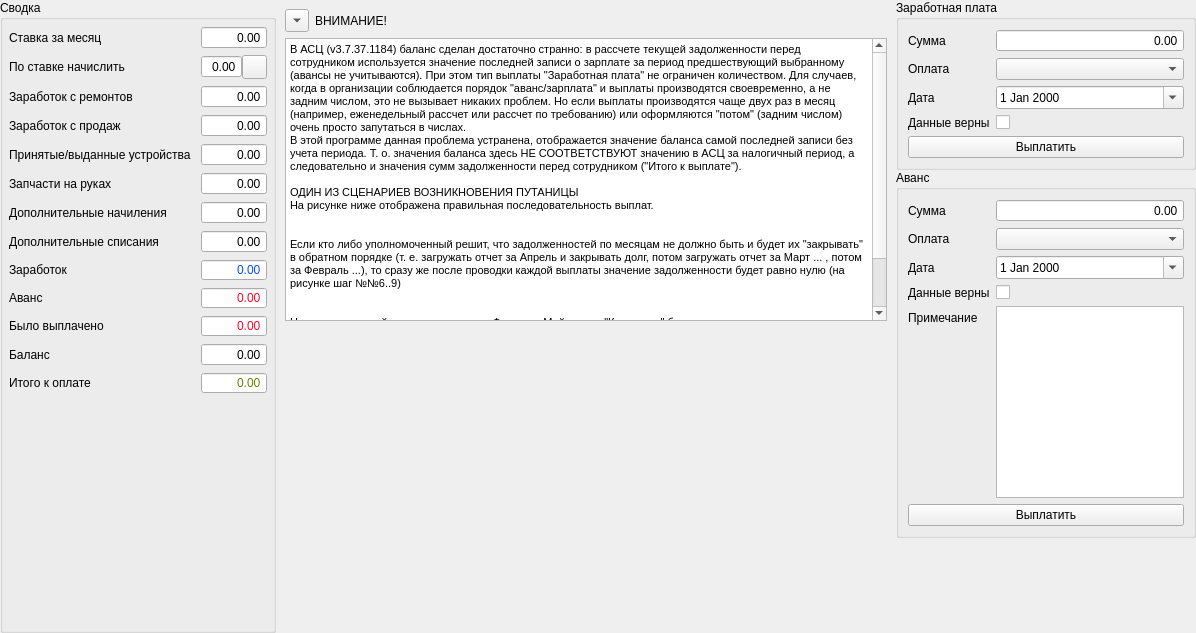
<?xml version="1.0" encoding="UTF-8"?>
<ui version="4.0">
 <class>SPageSalarySummary</class>
 <widget class="QWidget" name="SPageSalarySummary">
  <property name="geometry">
   <rect>
    <x>0</x>
    <y>0</y>
    <width>1196</width>
    <height>633</height>
   </rect>
  </property>
  <property name="windowTitle">
   <string>Form</string>
  </property>
  <layout class="QGridLayout" name="gridLayout_4" columnstretch="0,0,0,0" columnminimumwidth="0,600,0,0">
   <property name="leftMargin">
    <number>0</number>
   </property>
   <property name="topMargin">
    <number>0</number>
   </property>
   <property name="rightMargin">
    <number>0</number>
   </property>
   <property name="bottomMargin">
    <number>0</number>
   </property>
   <property name="spacing">
    <number>0</number>
   </property>
   <item row="0" column="0">
    <widget class="QGroupBox" name="groupBoxSummary">
     <property name="minimumSize">
      <size>
       <width>0</width>
       <height>0</height>
      </size>
     </property>
     <property name="title">
      <string>Сводка</string>
     </property>
     <layout class="QGridLayout" name="gridLayout_3">
      <property name="leftMargin">
       <number>6</number>
      </property>
      <property name="topMargin">
       <number>6</number>
      </property>
      <property name="rightMargin">
       <number>6</number>
      </property>
      <property name="bottomMargin">
       <number>0</number>
      </property>
      <property name="spacing">
       <number>0</number>
      </property>
      <item row="0" column="0">
       <layout class="QFormLayout" name="formLayout">
        <property name="horizontalSpacing">
         <number>10</number>
        </property>
        <property name="verticalSpacing">
         <number>6</number>
        </property>
        <item row="0" column="0">
         <widget class="QLabel" name="labelSummaryMonthRate">
          <property name="text">
           <string>Ставка за месяц</string>
          </property>
         </widget>
        </item>
        <item row="0" column="1">
         <widget class="SDoubleSpinBox" name="doubleSpinBoxSummaryMonthRate">
          <property name="alignment">
           <set>Qt::AlignRight|Qt::AlignTrailing|Qt::AlignVCenter</set>
          </property>
          <property name="readOnly">
           <bool>true</bool>
          </property>
          <property name="buttonSymbols">
           <enum>QAbstractSpinBox::NoButtons</enum>
          </property>
         </widget>
        </item>
        <item row="1" column="0">
         <widget class="QLabel" name="labelSummaryMonthCharge">
          <property name="text">
           <string>По ставке начислить</string>
          </property>
         </widget>
        </item>
        <item row="1" column="1">
         <layout class="QHBoxLayout" name="horizontalLayout">
          <property name="spacing">
           <number>0</number>
          </property>
          <item>
           <widget class="SDoubleSpinBox" name="doubleSpinBoxSummaryMonthCharge">
            <property name="alignment">
             <set>Qt::AlignRight|Qt::AlignTrailing|Qt::AlignVCenter</set>
            </property>
            <property name="buttonSymbols">
             <enum>QAbstractSpinBox::NoButtons</enum>
            </property>
           </widget>
          </item>
          <item>
           <widget class="QToolButton" name="toolButtonApplySummaryMonthCharge">
            <property name="text">
             <string/>
            </property>
            <property name="icon">
             <iconset resource="../../styles/styles.qrc">
              <normaloff>:/icons/light/1F5F8_32.png</normaloff>:/icons/light/1F5F8_32.png</iconset>
            </property>
            <property name="iconSize">
             <size>
              <width>17</width>
              <height>17</height>
             </size>
            </property>
           </widget>
          </item>
         </layout>
        </item>
        <item row="2" column="0">
         <widget class="QLabel" name="labelSummaryEarningsRepairs">
          <property name="text">
           <string>Заработок с ремонтов</string>
          </property>
         </widget>
        </item>
        <item row="2" column="1">
         <widget class="SDoubleSpinBox" name="doubleSpinBoxSummaryEarningsRepairs">
          <property name="alignment">
           <set>Qt::AlignRight|Qt::AlignTrailing|Qt::AlignVCenter</set>
          </property>
          <property name="readOnly">
           <bool>true</bool>
          </property>
          <property name="buttonSymbols">
           <enum>QAbstractSpinBox::NoButtons</enum>
          </property>
         </widget>
        </item>
        <item row="3" column="0">
         <widget class="QLabel" name="labelSummaryEarningsSales">
          <property name="text">
           <string>Заработок с продаж</string>
          </property>
         </widget>
        </item>
        <item row="3" column="1">
         <widget class="SDoubleSpinBox" name="doubleSpinBoxSummaryEarningsSales">
          <property name="alignment">
           <set>Qt::AlignRight|Qt::AlignTrailing|Qt::AlignVCenter</set>
          </property>
          <property name="readOnly">
           <bool>true</bool>
          </property>
          <property name="buttonSymbols">
           <enum>QAbstractSpinBox::NoButtons</enum>
          </property>
         </widget>
        </item>
        <item row="4" column="0">
         <widget class="QLabel" name="labelSummaryEarningsReceiptIssue">
          <property name="text">
           <string>Принятые/выданные устройства</string>
          </property>
         </widget>
        </item>
        <item row="4" column="1">
         <widget class="SDoubleSpinBox" name="doubleSpinBoxSummaryEarningsReceiptIssue">
          <property name="alignment">
           <set>Qt::AlignRight|Qt::AlignTrailing|Qt::AlignVCenter</set>
          </property>
          <property name="readOnly">
           <bool>true</bool>
          </property>
          <property name="buttonSymbols">
           <enum>QAbstractSpinBox::NoButtons</enum>
          </property>
         </widget>
        </item>
        <item row="5" column="0">
         <widget class="QLabel" name="labelSummaryItemsCost">
          <property name="text">
           <string>Запчасти на руках</string>
          </property>
         </widget>
        </item>
        <item row="5" column="1">
         <widget class="SDoubleSpinBox" name="doubleSpinBoxSummaryItemsCost">
          <property name="alignment">
           <set>Qt::AlignRight|Qt::AlignTrailing|Qt::AlignVCenter</set>
          </property>
          <property name="readOnly">
           <bool>true</bool>
          </property>
          <property name="buttonSymbols">
           <enum>QAbstractSpinBox::NoButtons</enum>
          </property>
         </widget>
        </item>
        <item row="6" column="0">
         <widget class="QLabel" name="labelExtraCharges">
          <property name="text">
           <string>Дополнительные начиления</string>
          </property>
         </widget>
        </item>
        <item row="6" column="1">
         <widget class="SDoubleSpinBox" name="doubleSpinBoxExtraCharges">
          <property name="alignment">
           <set>Qt::AlignRight|Qt::AlignTrailing|Qt::AlignVCenter</set>
          </property>
          <property name="readOnly">
           <bool>true</bool>
          </property>
          <property name="buttonSymbols">
           <enum>QAbstractSpinBox::NoButtons</enum>
          </property>
         </widget>
        </item>
        <item row="7" column="0">
         <widget class="QLabel" name="labelExtraChargesOff">
          <property name="text">
           <string>Дополнительные списания</string>
          </property>
         </widget>
        </item>
        <item row="7" column="1">
         <widget class="SDoubleSpinBox" name="doubleSpinBoxExtraChargesOff">
          <property name="styleSheet">
           <string notr="true"/>
          </property>
          <property name="alignment">
           <set>Qt::AlignRight|Qt::AlignTrailing|Qt::AlignVCenter</set>
          </property>
          <property name="readOnly">
           <bool>true</bool>
          </property>
          <property name="buttonSymbols">
           <enum>QAbstractSpinBox::NoButtons</enum>
          </property>
         </widget>
        </item>
        <item row="8" column="0">
         <widget class="QLabel" name="labelEarning">
          <property name="text">
           <string>Заработок</string>
          </property>
         </widget>
        </item>
        <item row="8" column="1">
         <widget class="SDoubleSpinBox" name="doubleSpinBoxEarning">
          <property name="styleSheet">
           <string notr="true">color: rgb(4, 78, 255);</string>
          </property>
          <property name="alignment">
           <set>Qt::AlignRight|Qt::AlignTrailing|Qt::AlignVCenter</set>
          </property>
          <property name="readOnly">
           <bool>true</bool>
          </property>
          <property name="buttonSymbols">
           <enum>QAbstractSpinBox::NoButtons</enum>
          </property>
         </widget>
        </item>
        <item row="9" column="0">
         <widget class="QLabel" name="labelSubsistence">
          <property name="text">
           <string>Аванс</string>
          </property>
         </widget>
        </item>
        <item row="9" column="1">
         <widget class="SDoubleSpinBox" name="doubleSpinBoxSubsistence">
          <property name="styleSheet">
           <string notr="true">color: rgb(255, 4, 37);</string>
          </property>
          <property name="alignment">
           <set>Qt::AlignRight|Qt::AlignTrailing|Qt::AlignVCenter</set>
          </property>
          <property name="readOnly">
           <bool>true</bool>
          </property>
          <property name="buttonSymbols">
           <enum>QAbstractSpinBox::NoButtons</enum>
          </property>
         </widget>
        </item>
        <item row="10" column="0">
         <widget class="QLabel" name="labelPayed">
          <property name="text">
           <string>Было выплачено</string>
          </property>
         </widget>
        </item>
        <item row="10" column="1">
         <widget class="SDoubleSpinBox" name="doubleSpinBoxPayed">
          <property name="styleSheet">
           <string notr="true">color: rgb(255, 4, 37);</string>
          </property>
          <property name="alignment">
           <set>Qt::AlignRight|Qt::AlignTrailing|Qt::AlignVCenter</set>
          </property>
          <property name="readOnly">
           <bool>true</bool>
          </property>
          <property name="buttonSymbols">
           <enum>QAbstractSpinBox::NoButtons</enum>
          </property>
         </widget>
        </item>
        <item row="11" column="0">
         <widget class="QLabel" name="labelBalance">
          <property name="text">
           <string>Баланс</string>
          </property>
         </widget>
        </item>
        <item row="11" column="1">
         <widget class="SDoubleSpinBox" name="doubleSpinBoxBalance">
          <property name="alignment">
           <set>Qt::AlignRight|Qt::AlignTrailing|Qt::AlignVCenter</set>
          </property>
          <property name="readOnly">
           <bool>true</bool>
          </property>
          <property name="buttonSymbols">
           <enum>QAbstractSpinBox::NoButtons</enum>
          </property>
         </widget>
        </item>
        <item row="12" column="0">
         <widget class="QLabel" name="labelSummaryAmountToPay">
          <property name="text">
           <string>Итого к оплате</string>
          </property>
         </widget>
        </item>
        <item row="12" column="1">
         <widget class="SDoubleSpinBox" name="doubleSpinBoxSummaryAmountToPay">
          <property name="styleSheet">
           <string notr="true">color: rgb(94, 131, 0);</string>
          </property>
          <property name="alignment">
           <set>Qt::AlignRight|Qt::AlignTrailing|Qt::AlignVCenter</set>
          </property>
          <property name="readOnly">
           <bool>true</bool>
          </property>
          <property name="buttonSymbols">
           <enum>QAbstractSpinBox::NoButtons</enum>
          </property>
         </widget>
        </item>
       </layout>
      </item>
     </layout>
    </widget>
   </item>
   <item row="0" column="1">
    <widget class="QGroupBox" name="groupBox">
     <property name="sizePolicy">
      <sizepolicy hsizetype="Preferred" vsizetype="Expanding">
       <horstretch>0</horstretch>
       <verstretch>0</verstretch>
      </sizepolicy>
     </property>
     <property name="minimumSize">
      <size>
       <width>0</width>
       <height>0</height>
      </size>
     </property>
     <property name="styleSheet">
      <string notr="true">QGroupBox {border: 0px; border-color: rgba(0, 0, 0, 0);}</string>
     </property>
     <property name="title">
      <string/>
     </property>
     <property name="checkable">
      <bool>false</bool>
     </property>
     <layout class="QGridLayout" name="gridLayout_5" columnstretch="0,1">
      <item row="1" column="0" colspan="2">
       <widget class="QTextEdit" name="textEditDisclaimer">
        <property name="sizePolicy">
         <sizepolicy hsizetype="Expanding" vsizetype="Expanding">
          <horstretch>0</horstretch>
          <verstretch>0</verstretch>
         </sizepolicy>
        </property>
        <property name="readOnly">
         <bool>true</bool>
        </property>
        <property name="html">
         <string>&lt;!DOCTYPE HTML PUBLIC &quot;-//W3C//DTD HTML 4.0//EN&quot; &quot;http://www.w3.org/TR/REC-html40/strict.dtd&quot;&gt;
&lt;html&gt;&lt;head&gt;&lt;meta name=&quot;qrichtext&quot; content=&quot;1&quot; /&gt;&lt;style type=&quot;text/css&quot;&gt;
p, li { white-space: pre-wrap; }
&lt;/style&gt;&lt;/head&gt;&lt;body style=&quot; font-family:'MS Shell Dlg 2'; font-size:8.25pt; font-weight:400; font-style:normal;&quot;&gt;
&lt;p style=&quot; margin-top:0px; margin-bottom:0px; margin-left:0px; margin-right:0px; -qt-block-indent:0; text-indent:0px;&quot;&gt;&lt;span style=&quot; font-size:8pt;&quot;&gt;В АСЦ (v3.7.37.1184) баланс сделан достаточно странно: в рассчете текущей задолженности перед сотрудником используется значение последней записи о зарплате за период предшествующий выбранному (авансы не учитываются). При этом тип выплаты &amp;quot;Заработная плата&amp;quot; не ограничен количеством. Для случаев, когда в организации соблюдается порядок &amp;quot;аванс/зарплата&amp;quot; и выплаты производятся своевременно, а не задним числом, это не вызывает никаких проблем. Но если выплаты производятся чаще двух раз в месяц (например, еженедельный рассчет или рассчет по требованию) или оформляются &amp;quot;потом&amp;quot; (задним числом) очень просто запутаться в числах.&lt;/span&gt;&lt;/p&gt;
&lt;p style=&quot; margin-top:0px; margin-bottom:0px; margin-left:0px; margin-right:0px; -qt-block-indent:0; text-indent:0px;&quot;&gt;&lt;span style=&quot; font-size:8pt;&quot;&gt;В этой программе данная проблема устранена, отображается значение баланса самой последней записи без учета периода. Т. о. значения баланса здесь НЕ СООТВЕТСТВУЮТ значению в АСЦ за налогичный период, а следовательно и значения сумм задолженности перед сотрудником (&amp;quot;Итого к выплате&amp;quot;).&lt;/span&gt;&lt;/p&gt;
&lt;p style=&quot;-qt-paragraph-type:empty; margin-top:0px; margin-bottom:0px; margin-left:0px; margin-right:0px; -qt-block-indent:0; text-indent:0px; font-size:8pt;&quot;&gt;&lt;br /&gt;&lt;/p&gt;
&lt;p style=&quot; margin-top:0px; margin-bottom:0px; margin-left:0px; margin-right:0px; -qt-block-indent:0; text-indent:0px;&quot;&gt;&lt;span style=&quot; font-size:8pt;&quot;&gt;ОДИН ИЗ СЦЕНАРИЕВ ВОЗНИКНОВЕНИЯ ПУТАНИЦЫ&lt;/span&gt;&lt;/p&gt;
&lt;p style=&quot; margin-top:0px; margin-bottom:0px; margin-left:0px; margin-right:0px; -qt-block-indent:0; text-indent:0px;&quot;&gt;&lt;span style=&quot; font-size:8pt;&quot;&gt;На рисунке ниже отображена правильная последовательность выплат.&lt;/span&gt;&lt;/p&gt;
&lt;p style=&quot; margin-top:0px; margin-bottom:0px; margin-left:0px; margin-right:0px; -qt-block-indent:0; text-indent:0px;&quot;&gt;&lt;img src=&quot;:/help/asc_salary_bug_example_01.png&quot; /&gt;&lt;/p&gt;
&lt;p style=&quot;-qt-paragraph-type:empty; margin-top:0px; margin-bottom:0px; margin-left:0px; margin-right:0px; -qt-block-indent:0; text-indent:0px; font-size:8pt;&quot;&gt;&lt;br /&gt;&lt;/p&gt;
&lt;p style=&quot; margin-top:0px; margin-bottom:0px; margin-left:0px; margin-right:0px; -qt-block-indent:0; text-indent:0px;&quot;&gt;&lt;span style=&quot; font-size:8pt;&quot;&gt;Если кто либо уполномоченный решит, что задолженностей по месяцам не должно быть и будет их &amp;quot;закрывать&amp;quot; в обратном порядке (т. е. загружать отчет за Апрель и закрывать долг, потом загружать отчет за Март ... , потом за Февраль ...), то сразу же после проводки каждой выплаты значение задолженности будет равно нулю (на рисунке шаг №№6..9)&lt;/span&gt;&lt;/p&gt;
&lt;p style=&quot; margin-top:0px; margin-bottom:0px; margin-left:0px; margin-right:0px; -qt-block-indent:0; text-indent:0px;&quot;&gt;&lt;img src=&quot;:/help/asc_salary_bug_example_02.png&quot; /&gt;&lt;/p&gt;
&lt;p style=&quot;-qt-paragraph-type:empty; margin-top:0px; margin-bottom:0px; margin-left:0px; margin-right:0px; -qt-block-indent:0; text-indent:0px; font-size:8pt;&quot;&gt;&lt;br /&gt;&lt;/p&gt;
&lt;p style=&quot; margin-top:0px; margin-bottom:0px; margin-left:0px; margin-right:0px; -qt-block-indent:0; text-indent:0px;&quot;&gt;&lt;span style=&quot; font-size:8pt;&quot;&gt;Но при следующей загрузке отчетов за Февраль..Май в поле &amp;quot;К выплате&amp;quot; будут отрицательные значения, как будто сотрудник должен организации (на рисунке шаги №№10..13, последовательность выбора месяца не важна).&lt;/span&gt;&lt;/p&gt;
&lt;p style=&quot; margin-top:0px; margin-bottom:0px; margin-left:0px; margin-right:0px; -qt-block-indent:0; text-indent:0px;&quot;&gt;&lt;img src=&quot;:/help/asc_salary_bug_example_03.png&quot; /&gt;&lt;/p&gt;
&lt;p style=&quot;-qt-paragraph-type:empty; margin-top:0px; margin-bottom:0px; margin-left:0px; margin-right:0px; -qt-block-indent:0; text-indent:0px; font-size:8pt;&quot;&gt;&lt;br /&gt;&lt;/p&gt;&lt;/body&gt;&lt;/html&gt;</string>
        </property>
       </widget>
      </item>
      <item row="0" column="0">
       <widget class="QToolButton" name="toolButtonDisclaimer">
        <property name="text">
         <string>+</string>
        </property>
        <property name="checkable">
         <bool>true</bool>
        </property>
        <property name="toolButtonStyle">
         <enum>Qt::ToolButtonIconOnly</enum>
        </property>
        <property name="arrowType">
         <enum>Qt::DownArrow</enum>
        </property>
       </widget>
      </item>
      <item row="0" column="1">
       <widget class="QLabel" name="label">
        <property name="text">
         <string>ВНИМАНИЕ!</string>
        </property>
       </widget>
      </item>
      <item row="3" column="0">
       <spacer name="verticalSpacer">
        <property name="orientation">
         <enum>Qt::Vertical</enum>
        </property>
        <property name="sizeType">
         <enum>QSizePolicy::MinimumExpanding</enum>
        </property>
        <property name="sizeHint" stdset="0">
         <size>
          <width>20</width>
          <height>40</height>
         </size>
        </property>
       </spacer>
      </item>
      <item row="2" column="0" colspan="2">
       <spacer name="horizontalSpacer">
        <property name="orientation">
         <enum>Qt::Horizontal</enum>
        </property>
        <property name="sizeType">
         <enum>QSizePolicy::Expanding</enum>
        </property>
        <property name="sizeHint" stdset="0">
         <size>
          <width>50</width>
          <height>20</height>
         </size>
        </property>
       </spacer>
      </item>
     </layout>
    </widget>
   </item>
   <item row="0" column="3">
    <layout class="QVBoxLayout" name="verticalLayout">
     <item>
      <widget class="QGroupBox" name="groupBoxSalary">
       <property name="sizePolicy">
        <sizepolicy hsizetype="Minimum" vsizetype="Preferred">
         <horstretch>0</horstretch>
         <verstretch>0</verstretch>
        </sizepolicy>
       </property>
       <property name="minimumSize">
        <size>
         <width>0</width>
         <height>0</height>
        </size>
       </property>
       <property name="maximumSize">
        <size>
         <width>300</width>
         <height>16777215</height>
        </size>
       </property>
       <property name="title">
        <string>Заработная плата</string>
       </property>
       <layout class="QGridLayout" name="gridLayout_2">
        <item row="0" column="0">
         <layout class="QFormLayout" name="formLayoutSalary">
          <item row="0" column="0">
           <widget class="QLabel" name="labelSalarySumm">
            <property name="text">
             <string>Сумма</string>
            </property>
           </widget>
          </item>
          <item row="1" column="0">
           <widget class="QLabel" name="labelSalaryPaymentSystem">
            <property name="text">
             <string>Оплата</string>
            </property>
           </widget>
          </item>
          <item row="1" column="1">
           <widget class="QComboBox" name="comboBoxSalaryPaymentSystem"/>
          </item>
          <item row="2" column="0">
           <widget class="QLabel" name="labelSalaryPayDate">
            <property name="text">
             <string>Дата</string>
            </property>
           </widget>
          </item>
          <item row="2" column="1">
           <widget class="QDateEdit" name="dateEditSalaryDate">
            <property name="wrapping">
             <bool>false</bool>
            </property>
            <property name="buttonSymbols">
             <enum>QAbstractSpinBox::NoButtons</enum>
            </property>
            <property name="calendarPopup">
             <bool>true</bool>
            </property>
           </widget>
          </item>
          <item row="3" column="0">
           <widget class="QLabel" name="labelSalaryOK">
            <property name="text">
             <string>Данные верны</string>
            </property>
           </widget>
          </item>
          <item row="3" column="1">
           <widget class="QCheckBox" name="checkBoxSalaryOK">
            <property name="text">
             <string/>
            </property>
           </widget>
          </item>
          <item row="4" column="0" colspan="2">
           <widget class="QPushButton" name="pushButtonPaySalary">
            <property name="text">
             <string>Выплатить</string>
            </property>
           </widget>
          </item>
          <item row="0" column="1">
           <widget class="QDoubleSpinBox" name="doubleSpinBoxSalarySumm">
            <property name="alignment">
             <set>Qt::AlignRight|Qt::AlignTrailing|Qt::AlignVCenter</set>
            </property>
            <property name="buttonSymbols">
             <enum>QAbstractSpinBox::NoButtons</enum>
            </property>
           </widget>
          </item>
         </layout>
        </item>
       </layout>
      </widget>
     </item>
     <item>
      <widget class="QGroupBox" name="groupBoxSubsistence">
       <property name="sizePolicy">
        <sizepolicy hsizetype="Minimum" vsizetype="Minimum">
         <horstretch>0</horstretch>
         <verstretch>0</verstretch>
        </sizepolicy>
       </property>
       <property name="maximumSize">
        <size>
         <width>300</width>
         <height>16777215</height>
        </size>
       </property>
       <property name="title">
        <string>Аванс</string>
       </property>
       <layout class="QGridLayout" name="gridLayout">
        <item row="0" column="0">
         <layout class="QFormLayout" name="formLayoutSubsistence">
          <property name="sizeConstraint">
           <enum>QLayout::SetMaximumSize</enum>
          </property>
          <property name="fieldGrowthPolicy">
           <enum>QFormLayout::AllNonFixedFieldsGrow</enum>
          </property>
          <item row="0" column="0">
           <widget class="QLabel" name="labelSubsistenceSumm">
            <property name="text">
             <string>Сумма</string>
            </property>
           </widget>
          </item>
          <item row="1" column="0">
           <widget class="QLabel" name="labelSubsistencePaymentSystem">
            <property name="text">
             <string>Оплата</string>
            </property>
           </widget>
          </item>
          <item row="1" column="1">
           <widget class="QComboBox" name="comboBoxSubsistencePaymentSystem"/>
          </item>
          <item row="2" column="0">
           <widget class="QLabel" name="labelSubsistenceDate">
            <property name="text">
             <string>Дата</string>
            </property>
           </widget>
          </item>
          <item row="2" column="1">
           <widget class="QDateEdit" name="dateEditSubsistenceDate">
            <property name="wrapping">
             <bool>false</bool>
            </property>
            <property name="buttonSymbols">
             <enum>QAbstractSpinBox::NoButtons</enum>
            </property>
            <property name="calendarPopup">
             <bool>true</bool>
            </property>
           </widget>
          </item>
          <item row="3" column="0">
           <widget class="QLabel" name="labelSubsistenceOK">
            <property name="text">
             <string>Данные верны</string>
            </property>
           </widget>
          </item>
          <item row="3" column="1">
           <widget class="QCheckBox" name="checkBoxSubsistenceOK">
            <property name="text">
             <string/>
            </property>
           </widget>
          </item>
          <item row="4" column="0">
           <widget class="QLabel" name="labelSubsistenceReason">
            <property name="text">
             <string>Примечание</string>
            </property>
           </widget>
          </item>
          <item row="5" column="0" colspan="2">
           <widget class="QPushButton" name="pushButtonPaySubsistence">
            <property name="text">
             <string>Выплатить</string>
            </property>
           </widget>
          </item>
          <item row="0" column="1">
           <widget class="QDoubleSpinBox" name="doubleSpinBoxSubsistenceSumm">
            <property name="alignment">
             <set>Qt::AlignRight|Qt::AlignTrailing|Qt::AlignVCenter</set>
            </property>
            <property name="buttonSymbols">
             <enum>QAbstractSpinBox::NoButtons</enum>
            </property>
           </widget>
          </item>
          <item row="4" column="1">
           <widget class="SPlainTextEdit" name="textEditSubsistenceReason">
            <property name="minimumSize">
             <size>
              <width>0</width>
              <height>0</height>
             </size>
            </property>
           </widget>
          </item>
         </layout>
        </item>
       </layout>
      </widget>
     </item>
     <item>
      <spacer name="verticalSpacer_2">
       <property name="orientation">
        <enum>Qt::Vertical</enum>
       </property>
       <property name="sizeType">
        <enum>QSizePolicy::Expanding</enum>
       </property>
       <property name="sizeHint" stdset="0">
        <size>
         <width>20</width>
         <height>40</height>
        </size>
       </property>
      </spacer>
     </item>
    </layout>
   </item>
  </layout>
 </widget>
 <customwidgets>
  <customwidget>
   <class>SPlainTextEdit</class>
   <extends>QPlainTextEdit</extends>
   <header location="global">widgets/splaintextedit.h</header>
  </customwidget>
  <customwidget>
   <class>SDoubleSpinBox</class>
   <extends>QDoubleSpinBox</extends>
   <header location="global">widgets/sdoublespinbox.h</header>
  </customwidget>
 </customwidgets>
 <resources>
  <include location="../../styles/styles.qrc"/>
 </resources>
 <connections>
  <connection>
   <sender>toolButtonDisclaimer</sender>
   <signal>toggled(bool)</signal>
   <receiver>textEditDisclaimer</receiver>
   <slot>setVisible(bool)</slot>
   <hints>
    <hint type="sourcelabel">
     <x>272</x>
     <y>21</y>
    </hint>
    <hint type="destinationlabel">
     <x>321</x>
     <y>91</y>
    </hint>
   </hints>
  </connection>
 </connections>
</ui>
